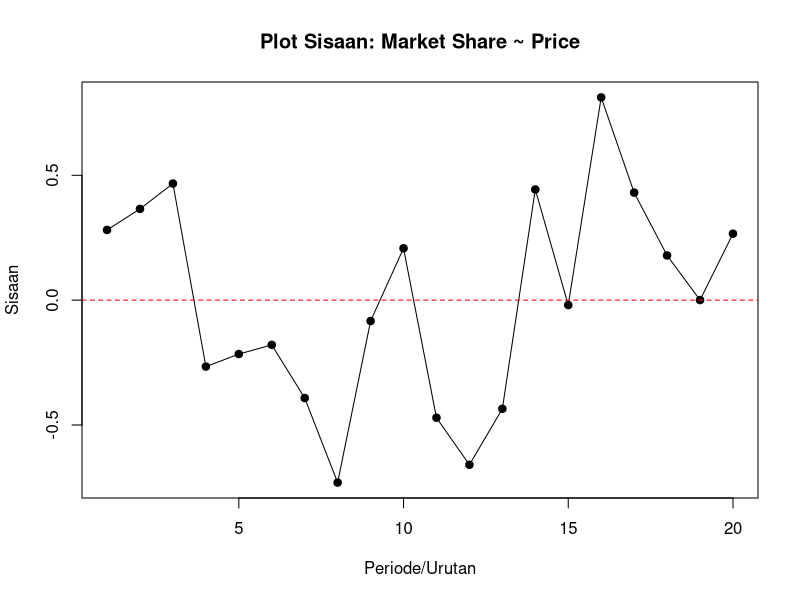
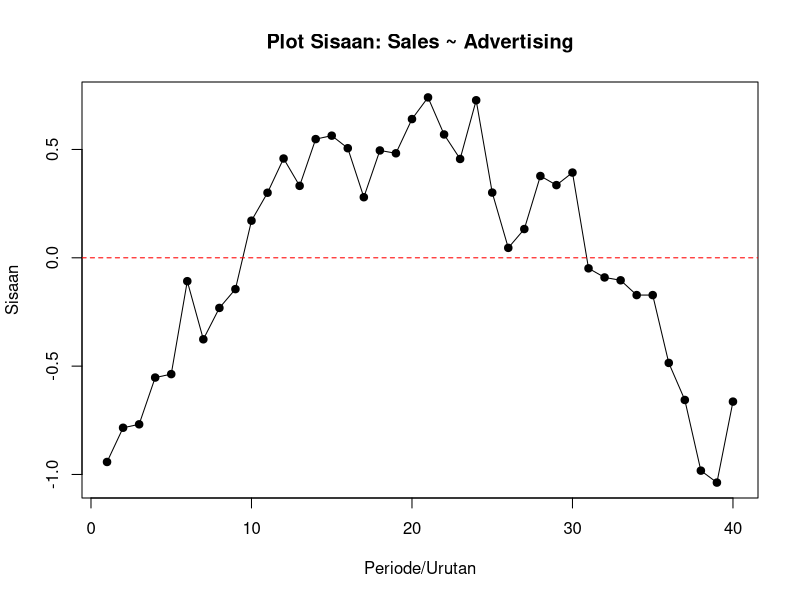

Recreate these plots in R, in order.
## ---- chunk 1
knitr::opts_chunk$set(echo = TRUE, message = FALSE, warning = FALSE, fig.align = "center")
library(lmtest)
## ---- chunk 2
cochrane_orcutt <- function(x, y, tol = 1e-6, max_iter = 100) {
  model <- lm(y ~ x)
  resid_e <- resid(model)
  rho_old <- 0
  for (i in 1:max_iter) {
    n <- length(resid_e)
    rho <- sum(resid_e[-1] * resid_e[-n]) / sum(resid_e[-n]^2)
    y_star <- y[-1] - rho * y[-length(y)]
    x_star <- x[-1] - rho * x[-length(x)]
    fit_star <- lm(y_star ~ x_star)
    b0 <- coef(fit_star)[1] / (1 - rho)
    b1 <- coef(fit_star)[2]
    resid_e <- y - (b0 + b1 * x)
    if (abs(rho - rho_old) < tol) break
    rho_old <- rho
  }
  list(rho = rho, b0 = as.numeric(b0), b1 = as.numeric(b1),
       iterasi = i, dw_transformed = dwtest(fit_star)$statistic,
       fit_transformed = fit_star)
}

hildreth_lu <- function(x, y, rho_seq = seq(-0.99, 0.99, by = 0.001)) {
  best_sse <- Inf
  best_rho <- NA
  for (rho in rho_seq) {
    y_star <- y[-1] - rho * y[-length(y)]
    x_star <- x[-1] - rho * x[-length(x)]
    fit <- lm(y_star ~ x_star)
    sse <- sum(resid(fit)^2)
    if (sse < best_sse) {
      best_sse <- sse
      best_rho <- rho
    }
  }
  y_star <- y[-1] - best_rho * y[-length(y)]
  x_star <- x[-1] - best_rho * x[-length(x)]
  fit_best <- lm(y_star ~ x_star)
  b0 <- coef(fit_best)[1] / (1 - best_rho)
  b1 <- coef(fit_best)[2]
  list(rho = best_rho, sse = best_sse, b0 = b0, b1 = b1,
       dw_transformed = dwtest(fit_best)$statistic)
}

analisis_otokorelasi <- function(x, y, nama_x, nama_y) {
  model <- lm(y ~ x)
  dw <- dwtest(model)
  co <- cochrane_orcutt(x, y)
  hl <- hildreth_lu(x, y)
  list(model = model, dw = dw, co = co, hl = hl)
}
## ---- chunk 3
price <- c(0.97,0.95,0.99,0.91,0.98,0.90,0.89,0.86,0.85,0.82,
           0.79,0.83,0.81,0.77,0.76,0.80,0.83,0.79,0.76,0.78)
market_share <- c(3.63,4.20,3.33,4.54,2.89,4.87,4.90,5.29,6.18,7.20,
                   7.25,6.09,6.80,8.65,8.43,8.29,7.18,7.90,8.45,8.23)
hasil1 <- analisis_otokorelasi(price, market_share, "Price", "Market Share")
## ---- chunk 4
summary(hasil1$model)
## ---- chunk 5
plot(resid(hasil1$model), type = "o", pch = 19,
     main = "Plot Sisaan: Market Share ~ Price",
     xlab = "Periode/Urutan", ylab = "Sisaan")
abline(h = 0, col = "red", lty = 2)
## ---- chunk 6
hasil1$dw
## ---- chunk 7
cat("rho          :", hasil1$co$rho, "\n")
cat("Iterasi      :", hasil1$co$iterasi, "\n")
cat("Model akhir  : Market Share =", round(hasil1$co$b0, 4), "+", round(hasil1$co$b1, 4), "* Price\n")
cat("DW (transformed):", hasil1$co$dw_transformed, "\n")
## ---- chunk 8
cat("rho optimum  :", hasil1$hl$rho, "\n")
cat("SSE minimum  :", round(hasil1$hl$sse, 4), "\n")
cat("Model akhir  : Market Share =", round(hasil1$hl$b0, 4), "+", round(hasil1$hl$b1, 4), "* Price\n")
cat("DW (transformed):", hasil1$hl$dw_transformed, "\n")
## ---- chunk 9
advertising <- c(9.4,9.6,10,10.4,10.8,10.9,11.7,12.2,12.5,12.9,
                  13.0,13.2,13.8,14.2,14.6,14.4,15.0,15.4,15.7,15.9,
                  15.9,16.0,16.3,16.2,16.8,17.3,17.6,18.1,18.3,18.5,
                  18.7,18.9,19.2,20.0,20.0,20.3,20.4,21.0,21.5,22.1)
sales <- c(11.7,12.0,12.3,12.8,13.1,13.6,13.9,14.4,14.7,15.3,
           15.5,15.8,16.1,16.6,16.9,16.7,16.9,17.4,17.6,17.9,
           18.0,17.9,18.0,18.2,18.2,18.3,18.6,19.2,19.3,19.5,
           19.2,19.3,19.5,20.0,20.0,19.9,19.8,19.9,20.2,21.0)
hasil2 <- analisis_otokorelasi(advertising, sales, "Advertising", "Sales")
## ---- chunk 10
summary(hasil2$model)
## ---- chunk 11
plot(resid(hasil2$model), type = "o", pch = 19,
     main = "Plot Sisaan: Sales ~ Advertising",
     xlab = "Periode/Urutan", ylab = "Sisaan")
abline(h = 0, col = "red", lty = 2)
## ---- chunk 12
hasil2$dw
## ---- chunk 13
cat("rho          :", hasil2$co$rho, "\n")
cat("Iterasi      :", hasil2$co$iterasi, "\n")
cat("Model akhir  : Sales =", round(hasil2$co$b0, 4), "+", round(hasil2$co$b1, 4), "* Advertising\n")
cat("DW (transformed):", hasil2$co$dw_transformed, "\n")
## ---- chunk 14
cat("rho optimum  :", hasil2$hl$rho, "\n")
cat("SSE minimum  :", round(hasil2$hl$sse, 4), "\n")
cat("Model akhir  : Sales =", round(hasil2$hl$b0, 4), "+", round(hasil2$hl$b1, 4), "* Advertising\n")
cat("DW (transformed):", hasil2$hl$dw_transformed, "\n")
